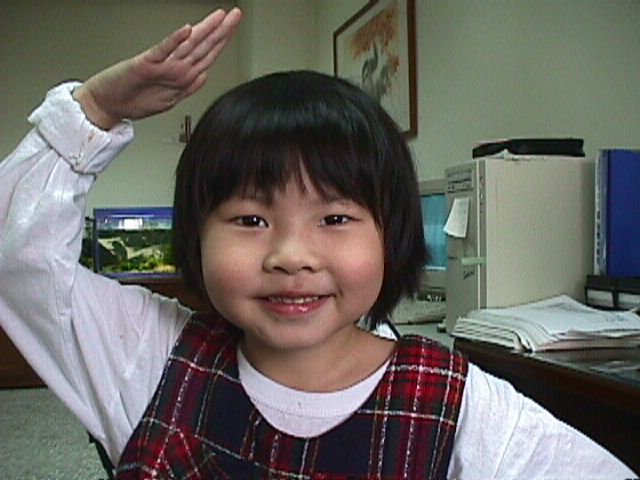
%> input picture HW7/annie19980405.jpg, 640 x 480 px
$ octave test2.m   (GNU Octave 9; MATLAB toolbox functions it lacks are replaced by stand-ins)
%> lines starting %> are read from the running program, lines starting %| are printed output that depends on the picture
X = imread('annie19980405.jpg');
%> X is the input picture: size 480x640x3 uint8; mean R, G, B 106.1, 103.5, 98.2
image(X)
[m, n, p]=size(X);
%> m = 480; n = 640; p = 3
%index=reshape(1:m*n*p, m*n/64, 3*64 )';
%data=double(X(index));
b=8;
db=64;
data = zeros(m*n/db, db*3); % build a zero-matrix

count = 1;  % set counter = 1

for i=1 : b : m         % i from 1 to m, add every block side: i = i+8
    for j=1 : b : n     % j from 1 to n, add every block side: j = j+8
       data(count, 1:db*3) = reshape(X(i:i+b-1, j:j+b-1, 1:3), 1, db*3);
       count = count+1; % refresh counter
    end
end
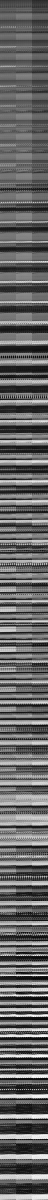
%> data: size 4800x192 double (shown at 1/4 size); min 0, max 255, mean 102.6
%> after the loop, count = 4801
data = double(data');
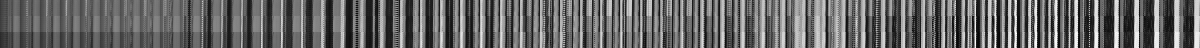
%> data: size 192x4800 double (shown at 1/4 size); min 0, max 255, mean 102.6; mean of the top-left, top-right, bottom-left and bottom-right quarters 100.1, 110.3, 94.1, 105.8

maxI=10;
for i=1:maxI
	codeBookSize=2^i;
	fprintf('i=%d/%d: no. of centers=%d\n', i, maxI, codeBookSize);
%> (the run ends here)
